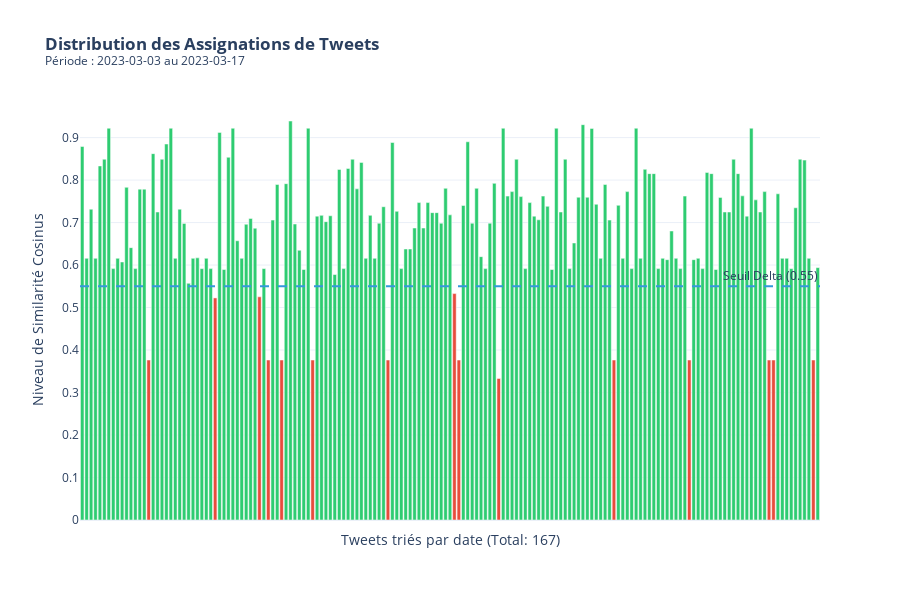

The code cell stored with this chart in its notebook:
### Code cell
import plotly.graph_objects as go
import numpy as np
from scipy.spatial.distance import cosine

def plot_tweet_assignment_bars(tweets_df, news_signatures, start_date, end_date, threshold=0.55):
    # 1. Filtrage par date
    mask = (tweets_df['date'] >= start_date) & (tweets_df['date'] <= end_date)
    df_period = tweets_df.loc[mask].copy()
    
    # 2. Calcul de la similarité maximale pour chaque tweet
    max_similarities = []
    for _, row in df_period.iterrows():
        tweet_vec = row['tweet_embedding']
        # Calcul de la similarité avec chaque signature d'événement
        sims = [1 - cosine(tweet_vec, sig_vec) for sig_vec in news_signatures.values()]
        max_similarities.append(max(sims) if sims else 0)
    
    df_period['max_similarity'] = max_similarities
    
    # 3. Tri chronologique (important pour l'abscisse)
    df_period = df_period.sort_values(by='date')
    
    # 4. Définition des couleurs (Vert pour assigné, Rouge pour rejeté)
    colors = ['#2ecc71' if sim >= threshold else '#e74c3c' for sim in df_period['max_similarity']]
    
    # 5. Création du Bar Plot
    fig = go.Figure()

    fig.add_trace(go.Bar(
        x=list(range(len(df_period))), # Index numérique pour l'ordre
        y=df_period['max_similarity'],
        marker_color=colors,
        # On injecte les données pour le survol
        customdata=np.stack((
            df_period['date'].dt.strftime('%Y-%m-%d'), 
            df_period['full_content'],
            df_period['max_similarity']
        ), axis=-1),
        hovertemplate=(
            "<b>Date:</b> %{customdata[0]}<br>" +
            "<b>Similarité:</b> %{customdata[2]:.4f}<br>" +
            "<b>Texte Nettoyé:</b> %{customdata[1]}<extra></extra>"
        )
    ))

    # 6. Ajout de la ligne de seuil (Threshold)
    fig.add_hline(
        y=threshold, 
        line_dash="dash", 
        line_color="#3498db", 
        line_width=2,
        annotation_text=f"Seuil Delta ({threshold})", 
        annotation_position="top right"
    )

    # Mise en page
    fig.update_layout(
        title=f"<b>Distribution des Assignations de Tweets</b><br><sup>Période : {start_date} au {end_date}</sup>",
        xaxis_title=f"Tweets triés par date (Total: {len(df_period)})",
        yaxis_title="Niveau de Similarité Cosinus",
        template="plotly_white",
        hoverlabel=dict(bgcolor="white", font_size=12),
        height=600
    )

    # Masquer les étiquettes de l'axe X (trop nombreuses) pour privilégier le survol
    fig.update_xaxes(showticklabels=False)

    return fig

# --- UTILISATION ---
fig_bars = plot_tweet_assignment_bars(
    tweets_ready, 
    final_event_signatures, 
    START_DATE, 
    END_DATE, 
    threshold=0.55
)
fig_bars.show()

### Figure 1 — Plotly figure (JSON) as saved in the notebook; plotly's stock layout.template omitted (floating-point values rounded to 4 significant figures; data arrays with more than 128 entries replaced by an {"elided": "..."} marker saying what was removed)
{"data": [{"customdata": {"elided": "167x3 mixed values"}, "hovertemplate": "<b>Date:</b> %{customdata[0]}<br><b>Similarité:</b> %{customdata[2]:.4f}<br><b>Texte Nettoyé:</b> %{customdata[1]}<extra></extra>", "marker": {"color": {"elided": "167 str values"}}, "type": "bar", "x": {"elided": "167 int values"}, "y": {"elided": "167 float values"}}], "layout": {"annotations": [{"showarrow": false, "text": "Seuil Delta (0.55)", "x": 1, "xanchor": "right", "xref": "x domain", "y": 0.55, "yanchor": "bottom", "yref": "y"}], "height": 600, "hoverlabel": {"bgcolor": "white", "font": {"size": 12}}, "shapes": [{"line": {"color": "#3498db", "dash": "dash", "width": 2}, "type": "line", "x0": 0, "x1": 1, "xref": "x domain", "y0": 0.55, "y1": 0.55, "yref": "y"}], "title": {"text": "<b>Distribution des Assignations de Tweets</b><br><sup>Période : 2023-03-03 au 2023-03-17</sup>"}, "xaxis": {"showticklabels": false, "title": {"text": "Tweets triés par date (Total: 167)"}}, "yaxis": {"title": {"text": "Niveau de Similarité Cosinus"}}}}
